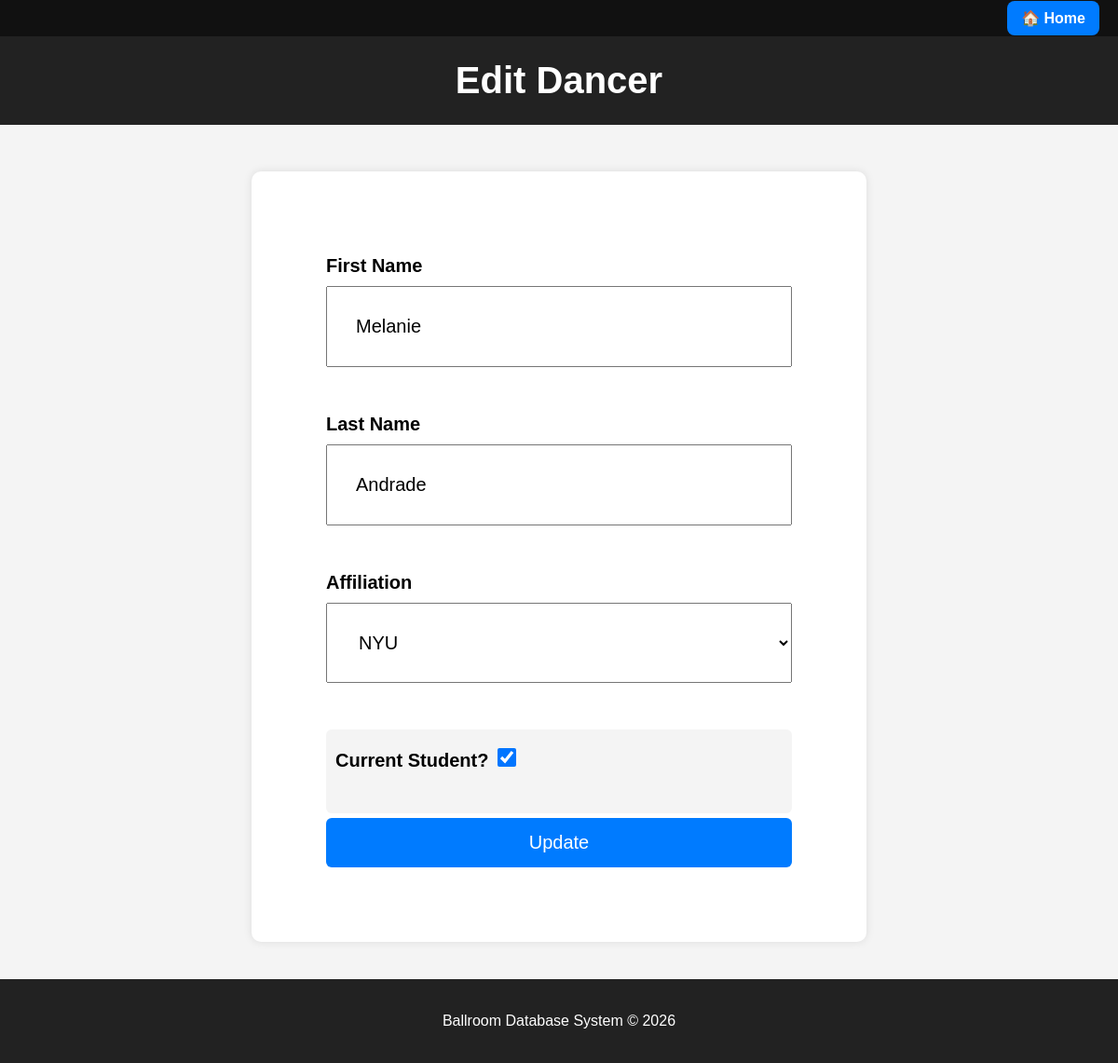
The app's page /Dancers/update.php?id=1 with its own data.
### tables this page shows
CREATE TABLE Dancers (
    dancer_id INT AUTO_INCREMENT PRIMARY KEY,
    first_name VARCHAR(50) NOT NULL,
    last_name VARCHAR(50) NOT NULL,
    student_status BOOLEAN NOT NULL,
    affiliation_id INT,
    FOREIGN KEY (affiliation_id) 
		REFERENCES Affiliations(affiliation_id) 
        ON DELETE SET NULL
);

### Dancers/update.php (the view, shortened to what this page needs)
<?php include("../includes/header.php"); ?>
<?php require_once("../dbconn.php"); ?>
<?php
$id = $_GET['id'];
$stmt = $conn->prepare("
    SELECT first_name, last_name, student_status, affiliation_id
    FROM Dancers WHERE dancer_id=?");
$stmt->bind_param("i", $id);
$stmt->execute();
$stmt->bind_result($first, $last, $student, $affiliation_id);
?>
<h1>Edit Dancer</h1>
<div class="content">
    <form method="POST" class="card-form">
        <label>First Name</label>
        <input name="first_name" value="<?= $first ?>" required>
        <label>Last Name</label>
        <input name="last_name" value="<?= $last ?>" required>
        <label>Affiliation</label>
        <select name="affiliation_id">
            <?php
            $res = $conn->query("SELECT affiliation_id, affiliation_name FROM Affiliations");
            while ($a = $res->fetch_assoc()) {
                $selected = ($a['affiliation_id'] == $affiliation_id) ? "selected" : "";
                echo "<option value='{$a['affiliation_id']}' $selected>{$a['affiliation_name']}</option>";
            }
            ?>
        </select>
        <label class="checkbox-row">
            Current Student?
            <input type="checkbox" name="student_status" <?= $student ? "checked" : "" ?>>
        </label>
        <button type="submit">Update</button>
    </form>
</div>
<?php include("../includes/footer.php"); ?>

### assets/style.css (style rules this page uses)
body { font-family: Arial, sans-serif; background: #f4f4f4; margin: 0; padding: 0; }
h1 { background: #222; color: white; padding: 25px; margin: 0; font-size: 40px; text-align: center; }
html, body { height: 100%; }
body { display: flex; flex-direction: column; min-height: 100vh; }
.content { flex: 1; display: flex; justify-content: center; align-items: flex-start; padding-top: 50px; font-size: 20px; }
.content input, .content select { margin-top: 10px; margin-bottom: 40px; padding: 30px; width: 100%; box-sizing: border-box; font-size: 20px; }
.content button { margin-top: 5px; padding: 15px; width: 100%; background: #007BFF; color: white; border: none; border-radius: 6px; cursor: pointer; font-size: 20px; }
.content label { margin-top: 10px; font-weight: bold; }
.content form { display: flex; flex-direction: column; width: 500px; background: white; padding: 80px; border-radius: 10px; box-shadow: 0 0 10px rgba(0,0,0,0.1); }
.checkbox-row { display: inline-table; align-items: center; gap: 10px; margin-top: 15px; font-size: 20px; background: #f4f4f4; padding: 10px; border-radius: 6px; }
.checkbox-row input[type="checkbox"] { width: 20px; height: 20px; }

### records on screen
dancers: first_name "Melanie", last_name "Andrade", student_status "☑"

### other values on screen
form field affiliation_id "NYU"
